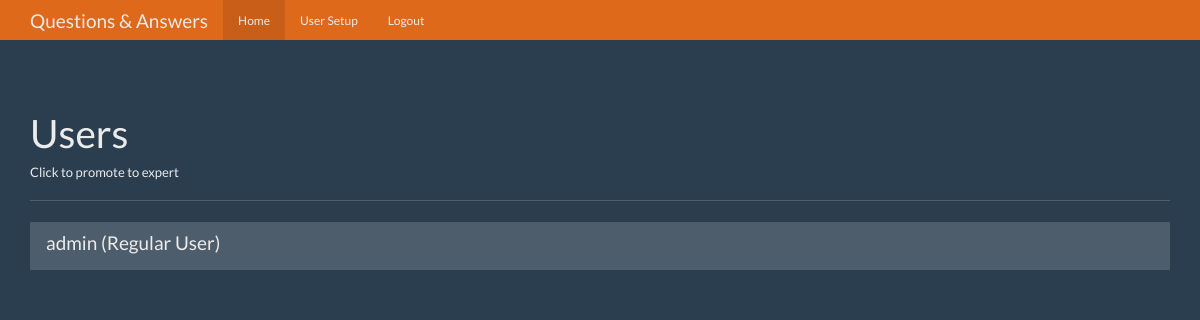
Page /users (signed in) on the earlier database version.
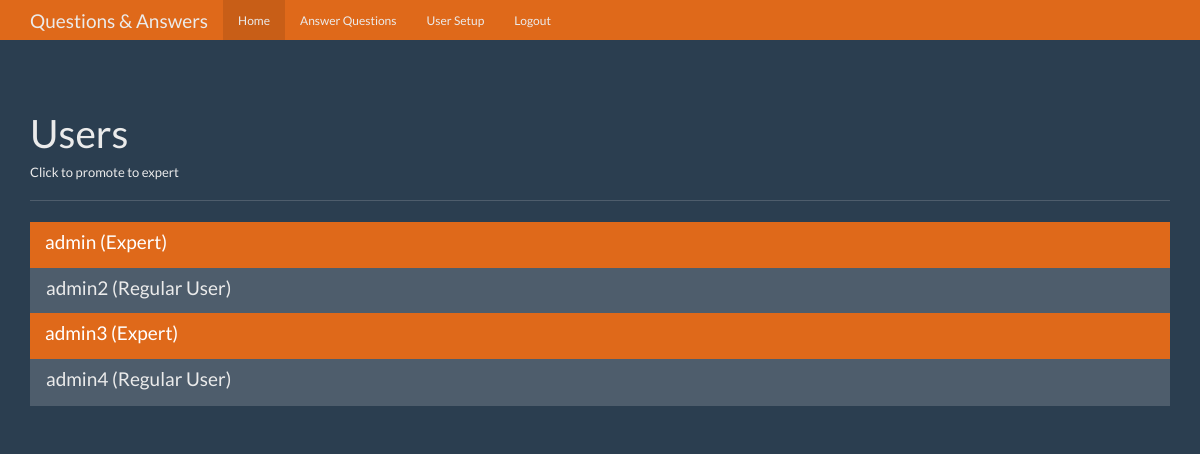
Same page on the later database version.
### tables this page shows
CREATE TABLE user (
    id integer primary key autoincrement,
    name text not null,
    password text not null,
    expert boolean not null,
    admin boolean not null
);

### app.py (the view)
@app.route('/users')
def users():
    user = get_current_user()
    if not user:
        return redirect(url_for('login'))
    if user['admin']==0:
        return redirect(url_for('index'))
    db=get_db()
    user_cur=db.execute('select id, name, expert, admin from user')
    user_result=user_cur.fetchall()
    return render_template('users.html', user=user, user_result=user_result)

### app.py (called while the page is built)
def get_current_user():
    user_result=None
    if 'user' in session:
        user=session['user']
        db=get_db()
        user_curr=db.execute('select id, name, password, expert, admin from user where name=?', [user])
        user_result = user_curr.fetchone()
    return user_result

### database.py (called while the page is built)
def connect_db():
    sql=sqlite3.connect('F:\\IIIT Bhubaneswar\\ML\\QnA_App\\questions.db')
    sql.row_factory=sqlite3.Row  # converting tuples to dictionaries
    return sql

def get_db():
    if not hasattr(g,'sqlite3_db'):
        g.sqlite3_db=connect_db()
    return g.sqlite3_db

### templates/users.html (shortened to what this page needs)
{% extends "base.html" %}
{% from "show_links.html" import show_links %}
{% block nav %}
  {{ show_links(user) }}
{% endblock %}
{% block body %}
      <div class="page-header">
        <h1>Users</h1>
        <h6>Click to promote to expert</h6>
      </div>
      <div class="row">
        <div class="col-lg-12">
          <div class="list-group">
            {% for user in user_result %}
            <a href="{{ url_for('promote', user_id=user['id']) }}"
               class="list-group-item {% if user['expert']==1 %} active {% endif %}">
              <h4 class="list-group-item-heading">
                {{ user['name'] }}
                {% if user['expert']==1 %}
                (Expert)
                {% else %}
                (Regular User)
                {% endif %}
              </h4>
            </a>
            {% endfor %}
          </div>
        </div>
      </div>
{% endblock %}

### templates/base.html (shortened to what this page needs)
<!DOCTYPE html>
<html lang="en">
  <head>
    <link href="{{ url_for('static', filename='bootstrap.min.css') }}" rel="stylesheet">
    <link href="{{ url_for('static', filename='theme.css') }}" rel="stylesheet">
  </head>
  <body>
    <nav class="navbar navbar-inverse navbar-fixed-top">
      <div class="container">
        <div class="navbar-header">
          <a class="navbar-brand" href="{{ url_for('index') }}">Questions & Answers</a>
        </div>
        <div id="navbar" class="navbar-collapse collapse">
          {% block nav %}{% endblock %}
        </div>
      </div>
    </nav>
    <div class="container theme-showcase" role="main">
      {% block body %}{% endblock %}
    </div>
  </body>
</html>

### templates/show_links.html (shortened to what this page needs)
{% macro show_links(user) %}
<ul class="nav navbar-nav">
    <li class="active"><a href="{{ url_for('index') }}">Home</a></li>
    {% if user and user['expert']==1 %}
    <li>
        <a href="{{ url_for('unanswered') }}">Answer Questions</a>
    </li>
    {% endif %}
    {% if user and user['admin']==1 %}
    <li>
        <a href="{{ url_for('users') }}">User Setup</a>
    </li>
    {% endif %}
    {% if user %}
    <li>
        <a href="{{ url_for('logout') }}">Logout</a>
    </li>
    {% endif %}
</ul>
{% endmacro %}

### static/theme.css (style rules this page uses)
body { padding-top: 70px; padding-bottom: 30px; }

Differences in the rows shown:
changed user "admin": expert "(Regular User)" → "(Expert)"
added user: name "admin2", expert "(Regular User)"
added user: name "admin3", expert "(Expert)"
added user: name "admin4", expert "(Regular User)"
Other differences:
text now shown: "Answer Questions"
